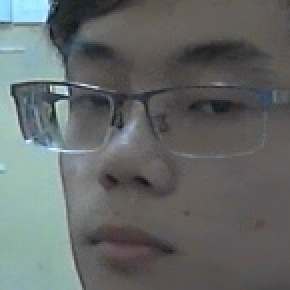
#> input picture Task 1/spam_data3/100.jpg, 145 x 145 px (shown 2 times larger)
$ python -i lecture01.py   (imports and definitions only)   (older library calls are emulated)
#> lines starting #> are read from the running program, lines starting #| are printed output that depends on the picture; after the words box and inside, x2 and y2 are one past the last pixel; in counts of white or black regions, pixels touching at a corner belong together
#> further down, picture is the input picture: shape (145, 145, 3); mean B, G, R 103.8, 104.6, 99.8
#01 Accessing Webcam

import cv2
# [17 lines not run here, left out]
#02. Using different colour space

import cv2

def print_howto():
	print("""Change color space of video stream
		1. Grayscale - press 'g'
		2. YUV - press 'y'
		3. HSV - press 'h' """)

# [37 lines not run here, left out]
# Using Mouse in real time and capture region of interest (ROI)

import cv2
import numpy as np

def update_pts(params, x, y):
	global x_init, y_init
	params["top_left_pt"] = (min(x_init, x), min(y_init, y))
	params["bottom_right_pt"] = (max(x_init, x), max(y_init, y))
	img[y_init:y, x_init:x] = 255 - img[y_init:y, x_init:x]

def draw_rectangle(event, x, y, flags, params):
	global x_init, y_init, drawing
# First click initialize the init rectangle point
	if event == cv2.EVENT_LBUTTONDOWN:
		drawing = True
		x_init, y_init = x, y
# Meanwhile mouse button is pressed, update diagonal rectangle point
	elif event == cv2.EVENT_MOUSEMOVE and drawing:
		update_pts(params, x, y)
# Once mouse botton is release
	elif event == cv2.EVENT_LBUTTONUP:
		drawing = False
		update_pts(params, x, y)

# [26 lines not run here, left out]
#05 .. Using Morphology Operation and basic filtering

import cv2
import numpy as np

def print_howto():
	print(""" Cartoonizing mode of image:
			1. Cartoonize without Color - press 's'
			2. Cartoonize with Color - press 'c' """)

def cartoonize_image(img, ksize=5, sketch_mode=False):
#> called with ksize = 5, sketch_mode = False
	num_repetitions, sigma_color, sigma_space, ds_factor = 10, 5, 7, 4
# Convert image to grayscale
	img_gray = cv2.cvtColor(img, cv2.COLOR_BGR2GRAY)
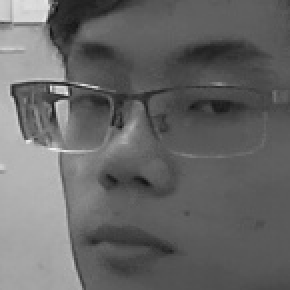
#> img_gray: shape (145, 145) (shown 2 times larger); min 11, max 240, mean 103.1
# Apply median filter to the grayscale image
	img_gray = cv2.medianBlur(img_gray, 7)
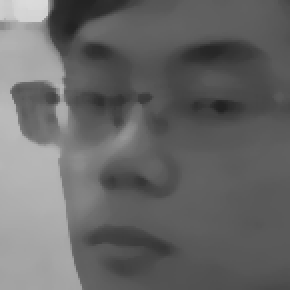
#> img_gray: shape (145, 145) (shown 2 times larger); min 34, max 219, mean 103.4
# Detect edges in the image and threshold it
	edges = cv2.Laplacian(img_gray, cv2.CV_8U, ksize=ksize)
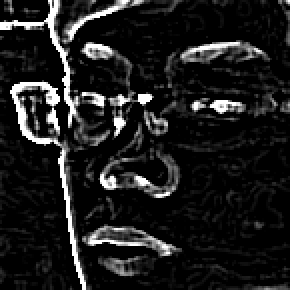
#> edges: shape (145, 145) (shown 2 times larger); min 0, max 255, mean 29
	ret, mask = cv2.threshold(edges, 100, 255, cv2.THRESH_BINARY_INV)
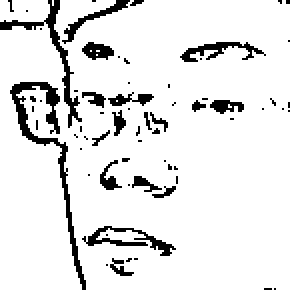
#> mask: shape (145, 145) (shown 2 times larger); 90.1% white; 66 black regions (49 under 20 px), largest, box (x1, y1, x2, y2) and area: (5, 41, 43, 145) 508, (0, 0, 41, 64) 305, (41, 113, 88, 128) 200
# 'mask' is the sketch of the image
	if sketch_mode:
		img_sketch = cv2.cvtColor(mask, cv2.COLOR_GRAY2BGR)
		kernel = np.ones((3,3), np.uint8)
		img_eroded = cv2.erode(img_sketch, kernel, iterations=1)
		return cv2.medianBlur(img_eroded, ksize=5)

# Resize the image to a smaller size for faster computation
	img_small = cv2.resize(img, None, fx=1.0/ds_factor, fy=1.0/ds_factor, interpolation=cv2.INTER_AREA)
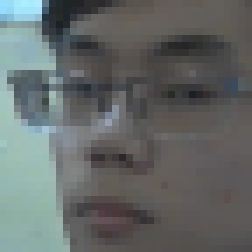
#> img_small: shape (36, 36, 3) (shown 7 times larger); mean B, G, R 103.9, 104.7, 99.9
# Apply bilateral filter the image multiple times
	for i in range(num_repetitions):
		img_small = cv2.bilateralFilter(img_small, ksize, sigma_color,sigma_space)

	img_output = cv2.resize(img_small, None, fx=ds_factor, fy=ds_factor,interpolation=cv2.INTER_LINEAR)
	dst = np.zeros(img_gray.shape)
# Add the thick boundary lines to the image using 'AND' operator
#> (the run stopped early here; a loop or call above may not have finished)

$ run again, on Task 1/spam_data3/109.jpg
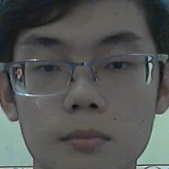
#> input picture Task 1/spam_data3/109.jpg, 169 x 169 px
#> picture is the input picture: shape (169, 169, 3); mean B, G, R 84.5, 86.3, 84.2
#> in cartoonize_image, `ret, mask = cv2.threshold(edges, 100, 255, cv2.THRESH_BINARY_INV)`:
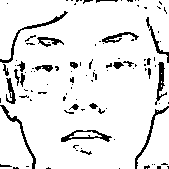
#> mask: shape (169, 169); 90.8% white; black in thin lines or dots
#> in cartoonize_image, `img_small = cv2.resize(img, None, fx=1.0/ds_factor, fy=1.0/ds_factor, ..`:
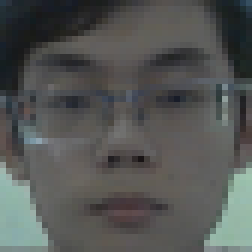
#> img_small: shape (42, 42, 3) (shown 6 times larger); mean B, G, R 84.2, 86, 84

$ run again, on Task 1/spam_data3/114.jpg
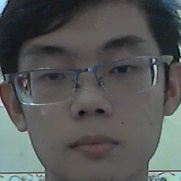
#> input picture Task 1/spam_data3/114.jpg, 181 x 181 px
#> picture is the input picture: shape (181, 181, 3); mean B, G, R 86.3, 87.3, 84.9
#> in cartoonize_image, `ret, mask = cv2.threshold(edges, 100, 255, cv2.THRESH_BINARY_INV)`:
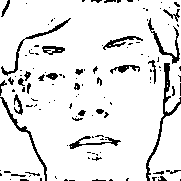
#> mask: shape (181, 181); 90.3% white; black in thin lines or dots
#> in cartoonize_image, `img_small = cv2.resize(img, None, fx=1.0/ds_factor, fy=1.0/ds_factor, ..`:
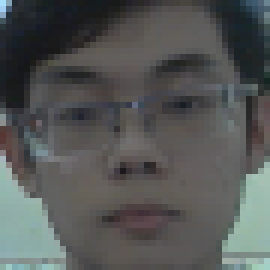
#> img_small: shape (45, 45, 3) (shown 6 times larger); mean B, G, R 85.9, 86.9, 84.6
